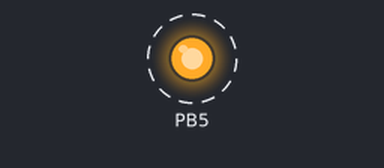
The program below on a simulated ATmega328P, built with avr-gcc and emulated at 16 MHz. On the bench: output pins drawn as LEDs (lit = HIGH). Dashed ring = blinking.

Above: at 0.1 s.
Timing chart, 0 to 3.0 s (numbered marks = the images above):
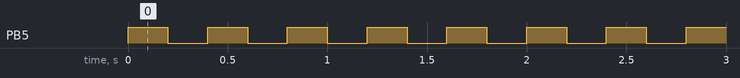

The program:

main.c
```c
//~~~~~~~~~~~~~~~~~~~~~~~~~~~~~~~~~~~~~~~~~~~~~~~~~~~~~~~~~~~~~~~~~~~~~
//                         By Henjie Agadan
// Blink sketch translated to baremetal programming for ATMega328p.
//~~~~~~~~~~~~~~~~~~~~~~~~~~~~~~~~~~~~~~~~~~~~~~~~~~~~~~~~~~~~~~~~~~~~~

#include <avr/io.h>
#include <util/delay.h>

int main(void) {
	DDRB |= (1 << DDB5); // Set PIN13 as an OUTPUT pin

	while(1) {
		PORTB |= (1 << PORTB5); // Turn ON PIN13 (0bxx1xxxxx)
		_delay_ms(200);
		PORTB &= ~(1 << PORTB5); // Turn OFF PIN13 (0bxx0xxxxx)
		_delay_ms(200);
	}
}
```

Measured:
- by itself, PB5: alternates HIGH for 0.20 s and LOW for 0.20 s
